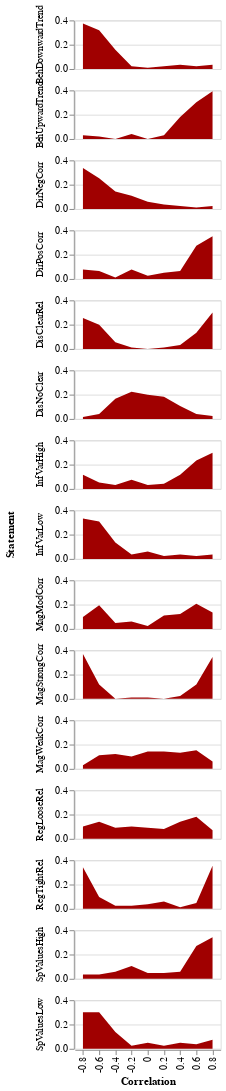

The code cell stored with this chart in its notebook:
### Code cell
#Plot normalized signatures of statements

#dvis = d2[d2["Statement"].isin(['MagStrongCorr','MagModCorr','MagWeakCorr'])]
#display(dvis)
#dvis['sorting'] = pd.Categorical(dvis["Statement"],mag_order)
#dvis.sort_values(['sorting'])
#print(dvis)
c = d2.groupby(['Statement','Correlation'])['Count'].sum()
dmod = pd.DataFrame(c / c.groupby(level=0).sum()).reset_index()

alt.Chart(dmod).mark_area(color='#a00000').encode(
    x='Correlation:N',
    y=alt.Y('Count:Q',title=None,scale=alt.Scale(domain=(0, 0.4))),
).properties(width=150,height=50).facet(row='Statement:O').configure_axis()

### Figure 1 — Vega-Lite specification as saved in the notebook (floating-point values rounded to 4 significant figures; data arrays with more than 128 entries replaced by an {"elided": "..."} marker saying what was removed)
{"config": {"view": {"continuousWidth": 400, "continuousHeight": 300}, "axis": {}}, "data": {"name": "data-1323f391ecdec7810e26b842ec0ba16b"}, "facet": {"row": {"type": "ordinal", "field": "Statement"}}, "spec": {"mark": {"type": "area", "color": "#a00000"}, "encoding": {"x": {"type": "nominal", "field": "Correlation"}, "y": {"type": "quantitative", "field": "Count", "scale": {"domain": [0, 0.4]}, "title": null}}, "height": 50, "width": 150}, "$schema": "https://vega.github.io/schema/vega-lite/v4.8.1.json", "datasets": {"data-1323f391ecdec7810e26b842ec0ba16b": {"elided": "135 records"}}}
